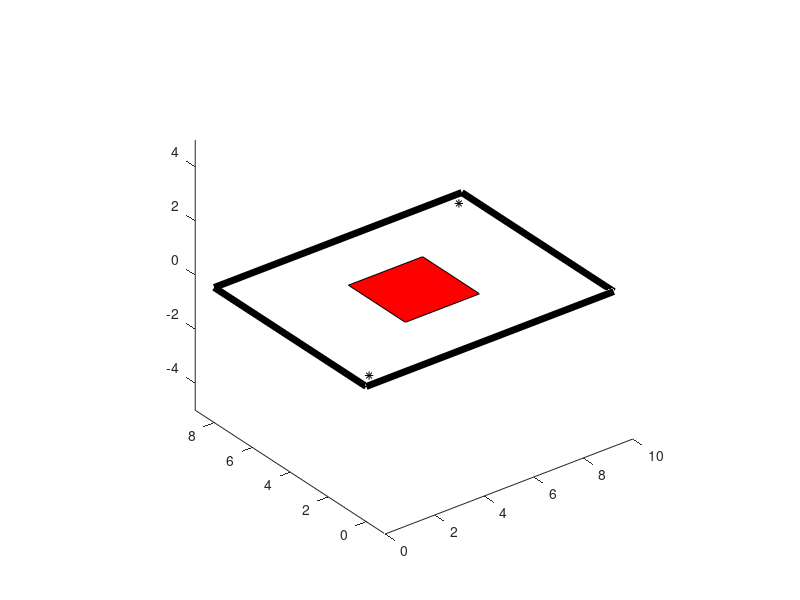

The MATLAB source for this figure: (Note: this script raises an error after producing the figure.)
% clear; clc; close all;
close all
%% make environment

% bounds
xLB = 0;
xUB = 10;
yLB = 0;
yUB = 8;

% points
stPoint = [xLB + 0.5; yLB + 0.5];
endPoint = [xUB - 0.5; yUB - 0.5; 0;0];

% obstacle
obs1_xLB = 3.5;
obs1_xUB = 6.5;
obs1_yLB = 2.5;
obs1_yUB = 5.5;

%% plot environment

figure(1)
% points
plot3([stPoint(1) endPoint(1)],[stPoint(2) endPoint(2)],[0 0],'k*')
axis equal
hold on

%bounds
plot([xLB xUB],[yLB yLB],'k','LineWidth',5)
hold on
plot([xLB xUB],[yUB yUB],'k','LineWidth',5)
hold on
plot([xLB xLB],[yLB yUB],'k','LineWidth',5)
hold on
plot([xUB xUB],[yLB yUB],'k','LineWidth',5)

% obstacle
hold on
fill([obs1_xLB obs1_xLB obs1_xUB obs1_xUB], ...
        [obs1_yLB obs1_yUB obs1_yUB obs1_yLB],'r')

% %% formulate and solve MIP problem
% N = 8; % number of hops
% nBoundaries = 4;
% 
% z1 = binvar(nBoundaries,N);
% x = sdpvar(5,N); % [x y vx vy vz]'
% M = 1e6;
% safety = 0;
% 
% 
% constr = [x(1,:) <= obs1_xLB - safety + z1(1,:)*M, ... % Obstacle
%            x(1,:) >= obs1_xUB + safety - z1(2,:)*M, ... 
%            x(2,:) <= obs1_yLB - safety + z1(3,:)*M, ... 
%            x(2,:) >= obs1_yUB + safety - z1(4,:)*M, ...
%            z1(1,:) + z1(2,:) + z1(3,:) + z1(4,:) <= 3, ... 
%            x(1:2,1) == stPoint, ... % Start point
%            x(1:4,N) == endPoint, ... % End point
%            x(3,1:N-1).*x(5,1:N-1) == 4.9*(x(1,2:N)- x(1,1:N-1)),... % Constrain X vel
%            x(4,1:N-1).*x(5,1:N-1) == 4.9*(x(2,2:N)- x(2,1:N-1)),...
%            x(5,:) >= 0]; % Constrain Z vel
% 
% VZ = 1;
% VXY = 1;
% B = diag([5 5 1 1 1]);
% 
% objective = 2*VZ*x(5,1:N-1)*x(5,1:N-1)'...
%     + VXY * (  (x(3,2:N) - x(3,1:N-1)) * (x(3,2:N) - x(3,1:N-1))'  ...
%               +(x(4,2:N) - x(4,1:N-1)) * (x(4,2:N) - x(4,1:N-1))'  )...
%     + VXY*( x(3,1)^2 + x(4,1)^2 );
%     
% 
% solutions = {};
% for i = 1:5
%     if i == 1
%         time = 1;
%     elseif i == 2
%         time = 6;
%     elseif i == 3
%         time = 11;
%     elseif i ==4
%         time = 20;
%     else 
%         time = 30;
%     end
% 
%     options = sdpsettings('verbose',2,'solver','GUROBI','debug',1,'GUROBI.TimeLimit',time);
%     sol = optimize(constr,objective,options);
% 
%     solutions{i} = value(x);
% end

for i = 1:4
    x = solutions{i};
    
    % plot with size of marker proportional to z velocity
    p1 = plot(x(1,1:N/2+1),x(2,1:N/2+1),'b*-');drawnow
    p2 = plot(x(1,N/2+1:N),x(2,N/2+1:N),'k*-');drawnow

    vel_scale = 0.1;
    p3 = {};
    for ix = 1:N
       p3{ix} = plot3([x(1,ix), x(1,ix) + vel_scale*x(3,ix)] ,...
                [x(2,ix), x(2,ix) + vel_scale*x(4,ix)] ,...
                [0             , 0              + vel_scale*x(5,ix)] , 'g-');drawnow
    end
    
    pause(1)
    if i ~= 4
        delete(p1);
        delete(p2);
        for ix = 1:N
            delete(p3{ix});
        end
    end
    
end